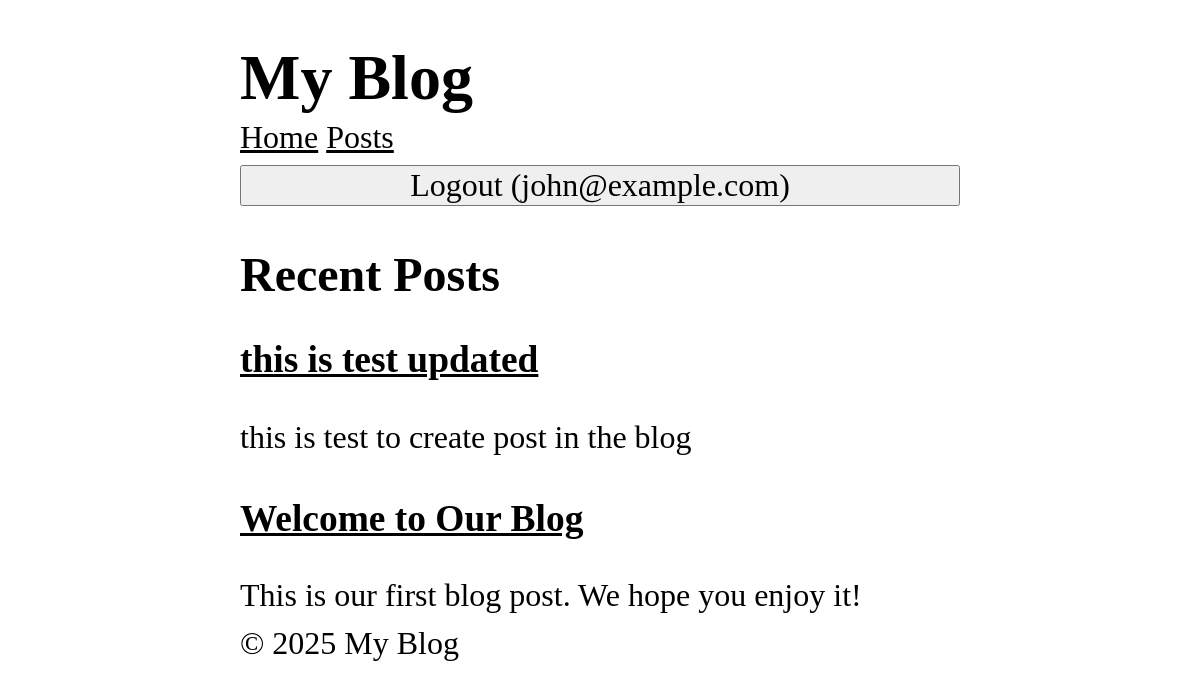
/ (signed in), run on the app's committed database.
### tables this page shows
CREATE TABLE users (
  id INTEGER PRIMARY KEY AUTOINCREMENT,
  name TEXT NOT NULL,
  email TEXT UNIQUE NOT NULL,
  password TEXT NOT NULL,
  role TEXT NOT NULL DEFAULT 'user',
  created_at DATETIME DEFAULT CURRENT_TIMESTAMP
);

CREATE TABLE posts (
  id INTEGER PRIMARY KEY AUTOINCREMENT,
  title TEXT NOT NULL,
  content TEXT NOT NULL,
  views INTEGER DEFAULT 0,
  user_id INTEGER NOT NULL,
  created_at DATETIME DEFAULT CURRENT_TIMESTAMP,
  FOREIGN KEY (user_id) REFERENCES users (id)
);

### core/App.php (called while the page is built, shortened)
<?php
class App
{
    protected static $container = [];
    public static function bind( string $key , mixed $value):void
    {
        static::$container[$key] = $value;
    }
    public static function get(string $key):mixed
    {
        return static::$container[$key];
    }
}

### app/Models/Post.php (called while the page is built, shortened)
<?php
class Post extends Model
{
    protected static string $table = 'posts';
    public static function getRecent(?int $limit=null ,?int $page = null, ?string $search=null)
    {
        $db = App::get('database');
        $query = 'SELECT * FROM ' . static::$table ;
        $params = [];
        $query .= ' ORDER BY created_at DESC';
        if($limit !== null)
        {
            $query .= ' LIMIT ?';
            $params[] = $limit;
        }
        return $db->fetchAll($query , $params , static::class);
    }
}

### core/Database.php (called while the page is built, shortened)
<?php
class Database {
  protected $pdo;
  public function __construct(array $config) {
    try {
      $dsn = $this->createDsn($config);
      $username = $config['username'] ?? null;
      $password = $config['password'] ?? null;
      $options = $config['options'] ?? null;
      $this->pdo = new PDO($dsn, $username, $password, $options);
      $this->pdo->setAttribute(PDO::ATTR_ERRMODE, PDO::ERRMODE_EXCEPTION);
    } catch (PDOException $e) {
      throw new Exception("Could not connect to the database");
    }
  }
  protected function createDsn(array $config): string {
    $driver = $config['driver'];
    $dbname = $config['dbname'];
    return match($driver) {
      'sqlite' => "sqlite:$dbname",
      default => throw new Exception("Unsupported database driver: $driver")
    };
  }
  public function query(string $sql, array $params = []): PDOStatement {
    $stmt = $this->pdo->prepare($sql);
    $stmt->execute($params);
    return $stmt;
  }
  public function fetchAll(string $sql, array $params = [] , ?string $className = null): array {
    $stmt = $this->query($sql, $params);
    return $className
    ? $stmt->fetchAll(PDO::FETCH_CLASS, $className)
     : $stmt->fetchAll(PDO::FETCH_ASSOC);
  }
  public function fetch(string $sql, array $params = [] , ?string $className = null): mixed {
    $stmt = $this->query($sql, $params);
    $stmt->setFetchMode($className ? PDO::FETCH_CLASS : PDO::FETCH_ASSOC , $className);
    return $stmt->fetch() ;
  }
}

### app/Controller/HomeController.php (called while the page is built, shortened)
<?php
class HomeController
{
    public function index():string
    {
       $posts = Post::getRecent(5);
        return View::render('home/index' ,
        data:['posts' => $posts ],
    layout:'layouts/main');
    }
}

### core/Router.php (called while the page is built, shortened)
<?php
class Router
{
    protected array $routes = [];
    protected array $globalMiddleware = [];
    protected array $routeMiddleware = [];
    public function add(string $method , string $uri , string $controller , array $middlewares = []): void
    {
        $this->routes[] = [
            'method' => $method,
            'uri' => $uri,
            'controller' => $controller ,
            'middlewares' => $middlewares
        ];
    }
    public function addGlobalMiddleware(string $middleware): void
    {
        $this->globalMiddleware[] = $middleware;
    }
    public function addRouteMiddleware(string $name , string $middleware): void
    {
        $this->routeMiddleware[$name] = $middleware;
    }
    public function dispatch(string $uri , string $method): string
    {
        $route = $this->findRoute($uri , $method);
        $middlewares = [
            ...$this->globalMiddleware,
            ...array_map(fn($name) => $this->routeMiddleware[$name] , $route['middlewares'])
        ];
        return $this->runMiddleware($middlewares ,
        function() use ($route) {
            [$controller , $action] = explode('@' , $route['controller']);
        return $this->callAction($controller , $action , $route['params']);
        });
    }
    protected function runMiddleware(array $middlewares ,callable $target): mixed
    {
        $next = $target;
        foreach(array_reverse($middlewares) as $middleware)
        {
            $next = fn()=>(new $middleware)->handle($next);
        }
        return $next();
    }
    protected function findRoute(string $uri , string $method): ?array
    {
        foreach($this->routes as $route)
        {
            $params = $this->matchRoute($route['uri'] , $uri);
            if($params !== null && $route['method'] === $method)
            {
                return [...$route ,'params' => $params];
            }
        }
        return null;
    }
    protected function matchRoute(string $routeUri , string $requestUri):?array
    {
        $params = [];
        return $params;
    }
    protected function callAction(string $controller ,string $action , array $params): string
    {
       return (new $controllerClass)->$action(...$params);
    }
}

### app/Middlewares/CSRF.php (called while the page is built, shortened)
<?php
class CSRF implements Middleware
{
    public function handle(callable $next)
    {
        return $next();
    }
}

### app/Middlewares/View.php (called while the page is built, shortened)
<?php
class View implements Middleware
{
    public function handle(callable $next)
    {
        CoreView::share('user', Auth::user());
        return $next();
    }
}

### core/View.php (called while the page is built, shortened)
<?php
class View
{
    protected static $globals = [];
    public static function share(string $key , mixed $value): void
    {
        static::$globals[$key] = $value;
    }
    public static function render(string $template , array $data = [], string $layout = null): string
    {
        $data = [...static::$globals , ...$data];
        $content = static::renderTemplate($template , $data);
        return static::renderLayout($layout , $data , $content);
    }
    public static function partial(string $template , array $data = []): string
    {
        return static::renderTemplate("/partials/$template" , $data);
    }
    protected static function renderTemplate(string $template , array $data): string
    {
        extract($data);
        $path = dirname(__DIR__) . "/app/Views/$template.php";
        require $path;
        return ob_get_clean();
    }
    protected static function renderLayout(?string $template , array $data , string $content): string
    {
        extract([...$data , 'content' => $content]);
        $path = dirname(__DIR__) . "/app/Views/$template.php";
        require $path;
        return ob_get_clean();
    }
}

### helpers.php (called while the page is built, shortened)
<?php
if(!function_exists('partial'))
{
    function partial(string $template , array $data = []): string
        {
            return View::partial($template , $data);
        }
}

### app/Services/Auth.php (called while the page is built, shortened)
<?php
class Auth
{
    protected static $user = null;
    public static function user():?User
    {
        if(static::$user === null)
        {
            $userId = $_SESSION['user_id'] ?? null;
            static::$user = $userId ? User::find($userId) : RememberMe::user();
        }
        return static::$user;
    }
}

### app/Services/Authorization.php (called while the page is built, shortened)
<?php
class Authorization
{
    public static function check(string $action , mixed $resource = null): bool
    {
        $user = Auth::user();
        return match($action)
        {   'dashboard' => in_array($user->role , ['admin','superadmin']) ,
            'edit_post' , 'delete_post' => $resource instanceof Post && (($user->id == $resource->user_id) || in_array($user->role , ['admin','superadmin'])),
            'comment','create_post' => true,
            default =>false
        };
    }
}

### core/Model.php (called while the page is built, shortened)
<?php
abstract class Model {
    protected static string $table;
    public static function find(mixed $id): ?static  {
        $db = App::get('database');
         return  $db->fetch("SELECT * FROM " . static::$table . " WHERE id = ?", [$id], static::class);
    }
}

### app/Views/partials/_posts.php (the view)
<?php foreach($posts as $post): ?>
    <article>
    <h3><a href="/posts/<?= $post->id ?>"><?= htmlspecialchars($post->title) ?></a></h3>
    <p><?= htmlspecialchars(substr($post->content, 0, 100)) ?></p>
    </article>
<?php endforeach; ?>

### app/Views/layouts/main.php (shortened to what this page needs)
<!DOCTYPE html>
<html lang="en">
<head>
   <link rel="stylesheet" href="/style.css"/>
</head>
<body>
    <header>
        <h1>My Blog</h1>
    </header>
    <nav>
        <a href="/">Home</a>
        <a href="/posts">Posts</a>
    <?php  if($user): ?>
        <form action="/logout" method="post">
            <button type="submit">Logout (<?= $user->email?>)</button>
        </form>
        <?php else: ?>
        <a href="/login">Login</a>
    <?php endif; ?>
    </nav>
    <main>
        <?=$content?>
    </main>
    <footer>
        &copy; <?=date('Y')?> My Blog
    </footer>
</body>
</html>

### public/style.css (style rules this page uses)
*, *::before, *::after { box-sizing: border-box; }
html { -moz-text-size-adjust: none; -webkit-text-size-adjust: none; text-size-adjust: none; }
body, h1, h2, h3, h4, p, figure, blockquote, dl, dd { margin-block-end: 0; }
body { min-height: 100vh; line-height: 1.5; max-width: 60%; margin-left: auto; margin-right: auto; font-size: 2em; font-family: 'Times New Roman', Times, serif; }
h1, h2, h3, h4, button, input, label { line-height: 1.1; }
h1, h2, h3, h4 { text-wrap: balance; }
a:not([class]) { text-decoration-skip-ink: auto; color: currentColor; }
input, button, textarea, select { font-family: inherit; font-size: inherit; width: 100%; }

### data on the page
users: email "john@example.com"
posts: title "this is test updated", content "this is test to create post in the blog"
posts: title "Welcome to Our Blog", content "This is our first blog post. We hope you enjoy it!"
